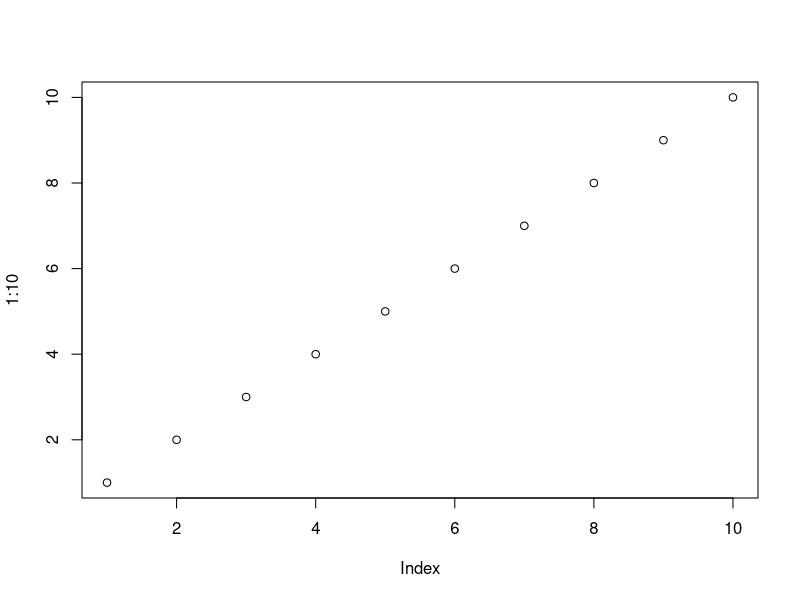
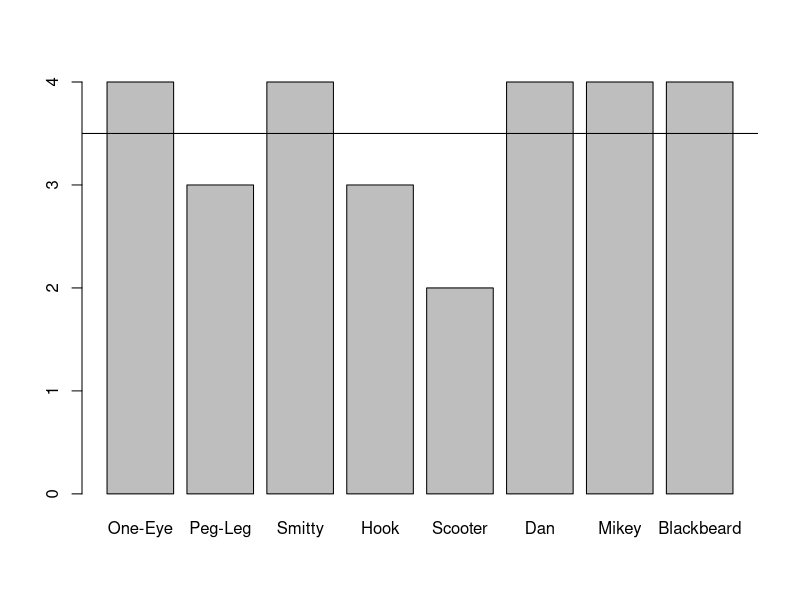
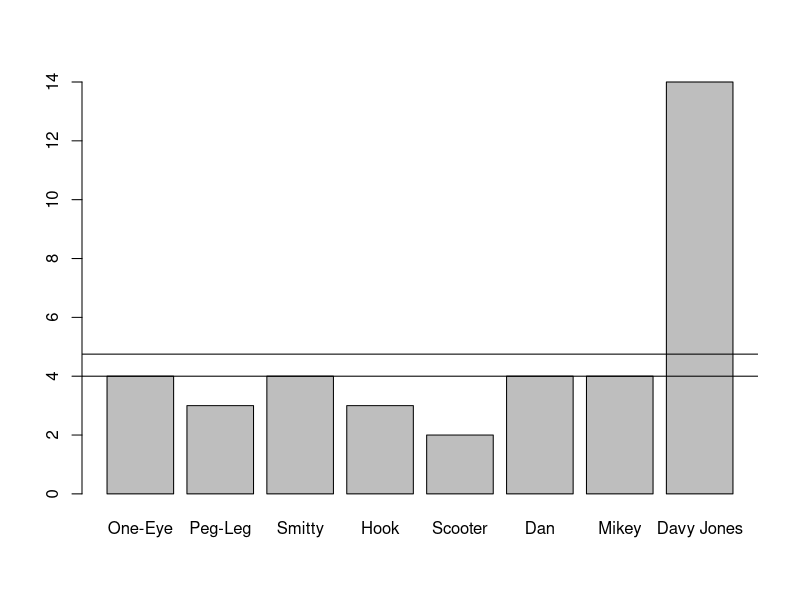
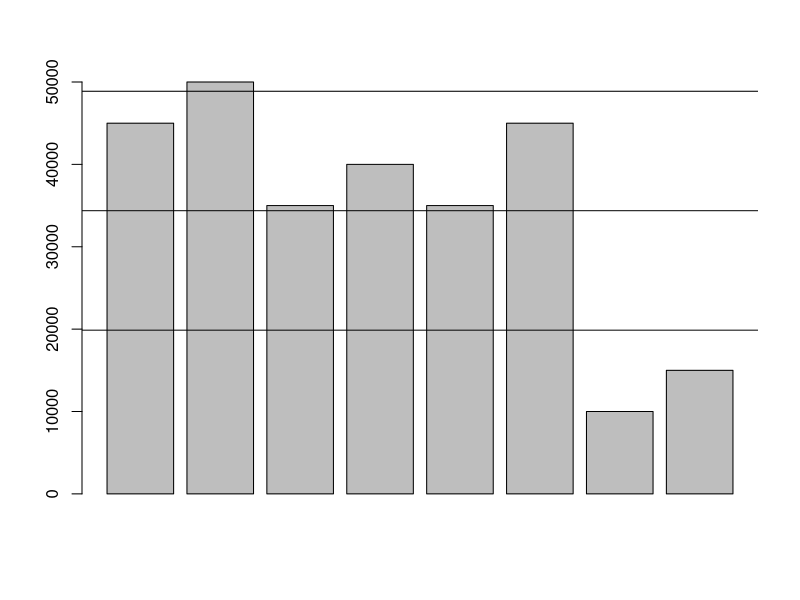

Here is the R script that generated these plots, in order:
## ---- chunk 1
plot(1:10)
## ---- chunk 2
limbs <- c(4, 3, 4, 3, 2, 4, 4, 4)
names(limbs) <- c('One-Eye', 'Peg-Leg', 'Smitty', 'Hook', 'Scooter', 'Dan', 'Mikey', 'Blackbeard')
mean(limbs)
barplot(limbs)
abline(h = mean(limbs))
## ---- chunk 3
limbs <- c(4, 3, 4, 3, 2, 4, 4, 14)
names(limbs) <- c('One-Eye', 'Peg-Leg', 'Smitty', 'Hook', 
                    'Scooter', 'Dan', 'Mikey', 'Davy Jones')
mean(limbs)
barplot(limbs)
abline(h = mean(limbs))
median(limbs)
abline(h = median(limbs))
## ---- chunk 4
pounds <- c(45000, 50000, 35000, 40000, 35000, 45000, 10000, 15000)
barplot(pounds)
meanValue <- mean(pounds)
abline(h = meanValue)
deviation <- sd(pounds)
abline(h = meanValue + deviation)
abline(h = meanValue - deviation)
